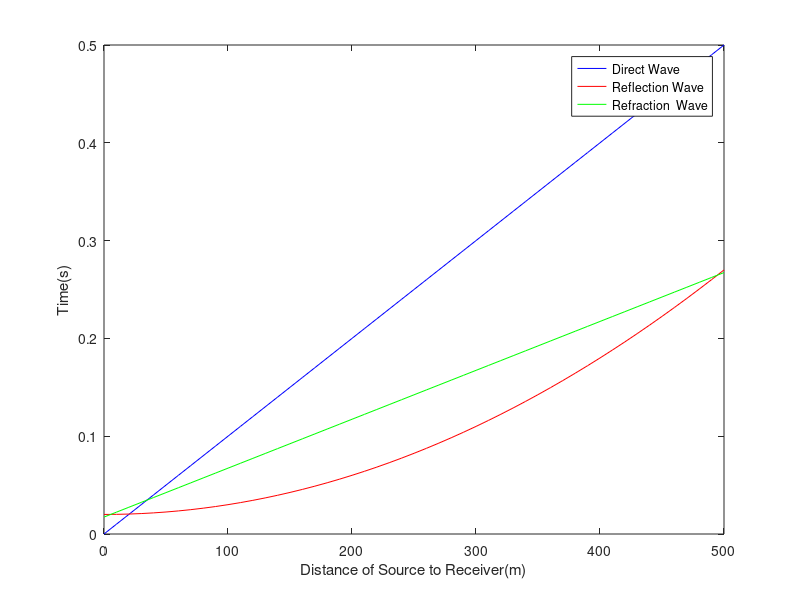

Here is the MATLAB script that generated this plot:
clc;
clear;

%============================================== parameter yg diketahui
D=0:10:500; %jarak source dan receiver
h1=10;       %kedalaman layer 1
h2=500;      %kedalaman layer 2

v1=1000;     %kecepatan medium 1
v2=2000;     %kecepatan medium 2
to=0;        %waktu 

%============================================== travel time of direct wave
t1=(D/v1);

%============================================== travel time of reflected wave
t2=sqrt((2*h1/v1).^2)+((D/v1).^2);

%============================================== travel time of refraction wave
t3=((2*h1*sqrt(v2^2-v1^2))/(v1*v2))+(D/v2);

%==============================================
plot(D,t1,'b'); hold on;plot(D,t2,'r');hold on;plot(D,t3,'g')
legend('Direct Wave', 'Reflection Wave', 'Refraction  Wave')
xlabel('Distance of Source to Receiver(m)'); ylabel('Time(s)')




